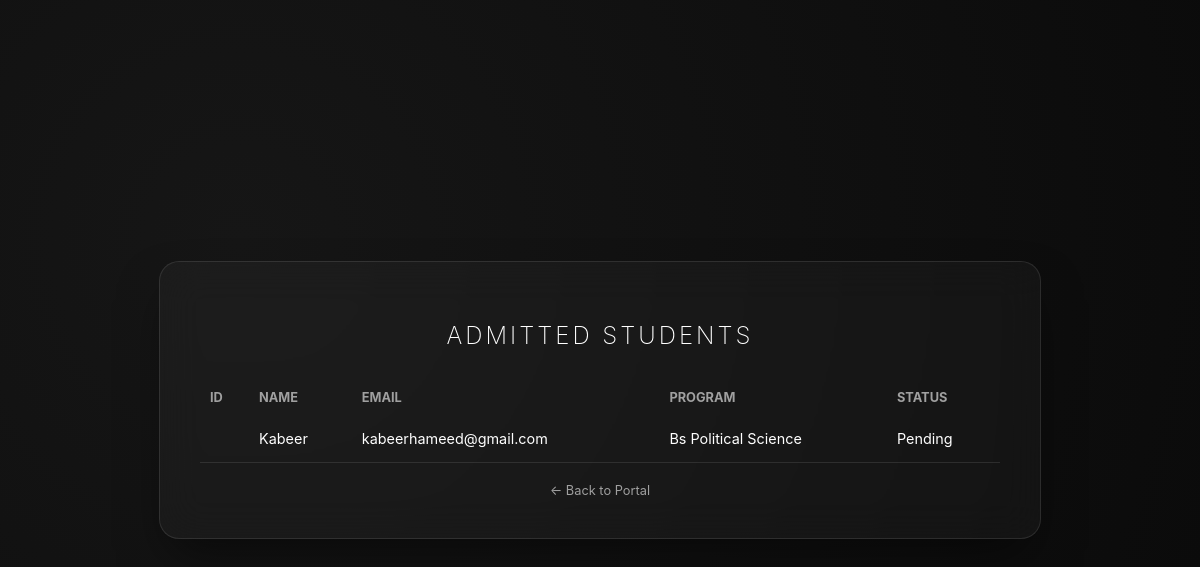
/students, run on the app's committed database.
### models/Student.py (models this page shows, shortened)
class Student(Person):
    id = db.Column(db.Integer, primary_key=True, auto_increment=True)
    student_id = db.Column(db.String(20), unique=True)
    applications = db.relationship('Application', backref='student', lazy=True, cascade='all, delete-orphan')

### models/Admission.py (models this page shows, shortened)
class Admission(db.Model):
    id = db.Column(db.Integer, primary_key=True, auto_increment=True)
    program = db.Column(db.String(100))
    semester = db.Column(db.Integer)
    app_id = db.Column(db.Integer, db.ForeignKey('application.id'))

### models/Application.py (models this page shows, shortened)
class Application(db.Model):
    id = db.Column(db.Integer, primary_key=True, auto_increment=True)
    date = db.Column(db.DateTime, default=datetime.utcnow)
    status = db.Column(db.String(20), default="Pending")
    student_id = db.Column(db.Integer, db.ForeignKey('student.id'))
    education_records = db.relationship('Education', backref='application', lazy=True, cascade='all, delete-orphan')
    admission_details = db.relationship('Admission', backref='application', uselist=False, cascade='all, delete-orphan')

### main.py (the view)
@app.route('/students')
def view_students():
    all_students = Student.query.all()
    return render_template('students.html', students=all_students)

### templates/students.html (shortened to what this page needs)
{% extends "Base.html" %}
{% block content %}
<h2>Admitted Students</h2>
<table>
    <thead>
            <th>ID</th>
            <th>Name</th>
            <th>Email</th>
            <th>Program</th>
            <th>Status</th>
    </thead>
    <tbody>
        {% for student in students %}
        <tr>
            <td>{{ student.stu_id_attr }}</td>
            <td>{{ student.name }}</td>
            <td>{{ student.email }}</td>
            <td>
                {% if student.applications %}
                    {{ student.applications[0].admission_details.program }}
                {% else %}
                    N/A
                {% endif %}
            </td>
            <td>
                {% if student.applications %}
                    {{ student.applications[0].status }}
                {% else %}
                    Pending
                {% endif %}
            </td>
        </tr>
        {% endfor %}
    </tbody>
</table>
<a href="/" style="display:block; text-align:center; margin-top:20px; color:var(--text-dim); text-decoration:none; font-size:0.8rem;">← Back to Portal</a>
{% endblock %}

### templates/Base.html (shortened to what this page needs)
<!DOCTYPE html>
<html lang="en">
<head>
    <link rel="stylesheet" href="{{ url_for('static', filename='style.css') }}">
</head>
<body>
    <div class="glass-card">
        {% block content %}{% endblock %}
    </div>
</body>
</html>

### static/style.css (style rules this page uses)
:root { --glass-bg: rgba(255, 255, 255, 0.03); --glass-border: rgba(255, 255, 255, 0.1); --text-dim: #a0a0a0; --text-bright: #ffffff; --accent-gray: #444; }
body { background-color: #0a0a0a; background-image: radial-gradient(circle at 20% 30%, #161616 0%, #0a0a0a 100%); color: var(--text-bright); font-family: 'Inter', sans-serif; display: flex; justify-content: center; align-items: center; min-height: 100vh; margin: 0; }
.glass-card { background: var(--glass-bg); backdrop-filter: blur(20px); -webkit-backdrop-filter: blur(20px); border: 1px solid var(--glass-border); border-radius: 20px; padding: 40px; width: 100%; max-width: 400px; box-shadow: 0 25px 50px -12px rgba(0, 0, 0, 0.5); }
h2 { font-weight: 200; letter-spacing: 3px; text-transform: uppercase; text-align: center; margin-bottom: 30px; }

### templates/students.html (style rules this page uses)
.glass-card { max-width: 800px; }
table { width: 100%; border-collapse: collapse; margin-top: 20px; }
th { text-align: left; color: var(--text-dim); font-size: 0.8rem; text-transform: uppercase; padding: 10px; }
td { padding: 15px 10px; border-bottom: 1px solid var(--glass-border); font-size: 0.9rem; }

### data on the page
Student: name "Kabeer", email "kabeerhameed@gmail.com", program "Bs Political Science", status "Pending"
